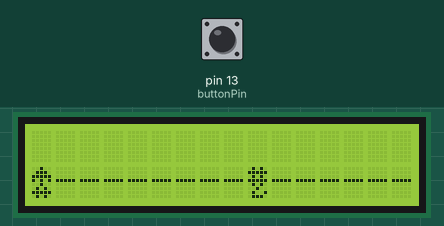
The sketch below on a simulated Arduino Uno, built with avr-gcc and run on an emulated ATmega328P. Parts: 16×2 character LCD. The test bench sets the inputs (shaded band); at power-on: pin 13 (buttonPin) HIGH.

Above: at 3.2 s.
3.3 s: pin 13 (buttonPin) pulled LOW for 1 s
At 3.81 s:
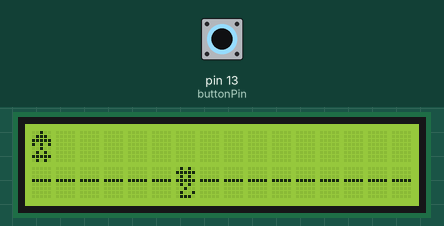
4.9 s: pin 13 (buttonPin) pulled LOW for 1 s
At 5.25 s:
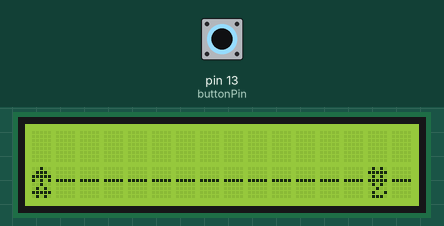
At 8.7 s:
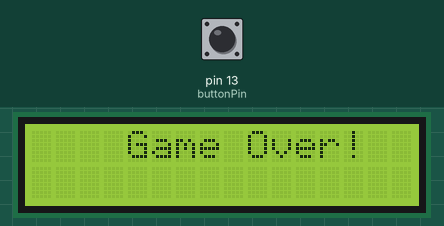
Timing chart, 0 to 10.2 s (numbered marks = the images above; inputs shaded):
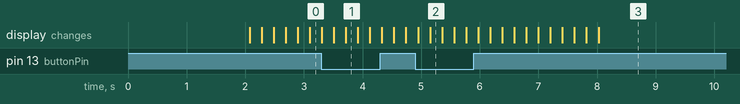

The sketch:

dino_runner.ino
```cpp
#include <LiquidCrystal.h>

const int rs = 22, en = 24, d4 = 26, d5 = 28, d6 = 30, d7 = 32;
LiquidCrystal lcd(rs, en, d4, d5, d6, d7);

const int buttonPin = 13; // Button connected to pin 13
const int cactusHeight = 5; // Height of the cactus character
const int cactusWidth = 3; // Width of the cactus character

// Define custom characters for the cactus and dinosaur
byte cactusBitmap[cactusHeight] = {
  B01010,
  B11111,
  B01010,
  B11111,
  B01010
};

byte dinosaurBitmap[cactusHeight] = {
  B00100,
  B01110,
  B11111,
  B10101,
  B00100
};

char ground = '-';   // Ground character
char space = ' ';    // Empty space

bool isJumping = false;
bool gameOver = false;
int jumpCounter = 0;
int obstaclePos = 15; // Start obstacle from the rightmost position

unsigned long lastDebounceTime = 0;
unsigned long debounceDelay = 50; // Debounce time in milliseconds
bool buttonState = HIGH;
bool lastButtonState = HIGH;

void setup() {
  lcd.begin(16, 2);
  Serial.begin(9600); // Start serial communication
  lcd.createChar(0, cactusBitmap); // Define the custom character for the cactus
  lcd.createChar(1, dinosaurBitmap); // Define the custom character for the dinosaur
  lcd.setCursor(0, 0);
  lcd.print("Dino Runner!");
  delay(2000);
  lcd.clear();

  pinMode(buttonPin, INPUT_PULLUP); // Configure button pin as input with pull-up resistor
}

void loop() {
  // Read the state of the button
  bool reading = digitalRead(buttonPin);

  // Debounce the button
  if (reading != lastButtonState) {
    lastDebounceTime = millis();
  }

  if ((millis() - lastDebounceTime) > debounceDelay) {
    if (reading != buttonState) {
      buttonState = reading;

      // If the button was pressed
      if (buttonState == LOW) {
        if (gameOver) {
          // Reset the game if it is over
          resetGame();
        } else if (!isJumping) {
          // Initiate jump if not jumping
          isJumping = true;
          jumpCounter = 0;
        }
      }
    }
  }

  lastButtonState = reading;

  if (gameOver) {
    return; // If game over, do not continue the game loop
  }

  // Update jump status
  if (isJumping) {
    jumpCounter++;
    if (jumpCounter > 3) { // Adjust jump duration
      isJumping = false;
    }
  }

  // Update obstacle position
  obstaclePos--;
  if (obstaclePos < 0) {
    obstaclePos = 15; // Reset obstacle position
  }

  // Clear the display
  lcd.clear();

  // Draw the ground
  lcd.setCursor(0, 1);
  for (int i = 0; i < 16; i++) {
    lcd.print(ground);
  }

  // Draw the dinosaur and obstacle
  lcd.setCursor(0, isJumping ? 0 : 1);
  lcd.write(byte(1)); // Display the custom character for the dinosaur

  if (obstaclePos != 0) {
    lcd.setCursor(obstaclePos, 1);
    lcd.write(byte(0)); // Display the custom character for the cactus
  }

  // Check for collision
  if (obstaclePos == 0 && !isJumping) {
    lcd.clear();
    lcd.setCursor(4, 0);
    lcd.print("Game Over!");
    gameOver = true;
  }

  delay(200); // Game speed
}

void resetGame() {
  isJumping = false;
  gameOver = false;
  jumpCounter = 0;
  obstaclePos = 15;
  lcd.clear();
}
```

Measured:
- after the input at 4.9 s, the display: first differs from a run without the input after 0.25 s (image 2)
